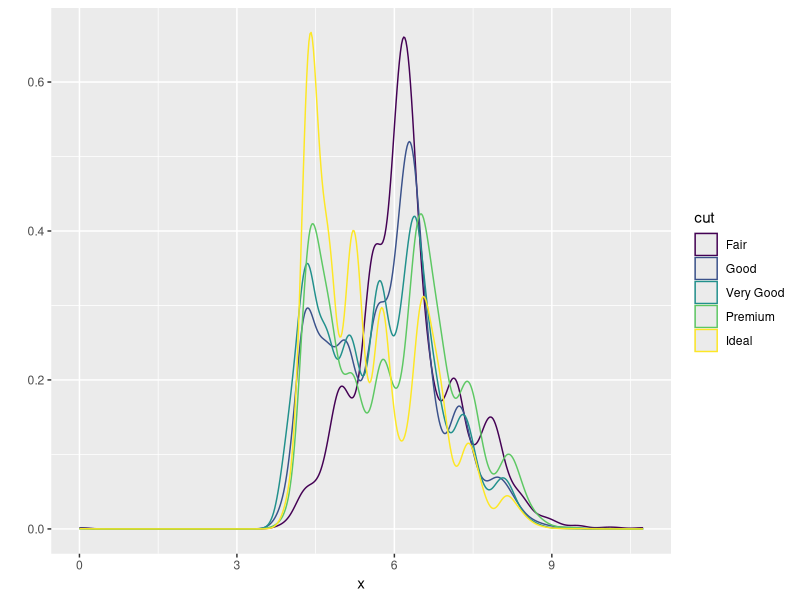

Here is the R script that generated this plot:
library(ggplot2)
#1
depth_hist <- qplot(diamonds$depth)
#2
price_carat_clarity_points <- qplot(x = carat
      ,y = price
      ,color = clarity
      ,data =  diamonds
      ,geom = "point")
#3-4
x_density <- qplot(x = x
      ,color = cut
      ,data =  diamonds
      ,geom = "density")
x_density
#5
price_violin <- qplot(x = color
                      , y = price
                      ,data =  diamonds
                      ,geom = "violin")
